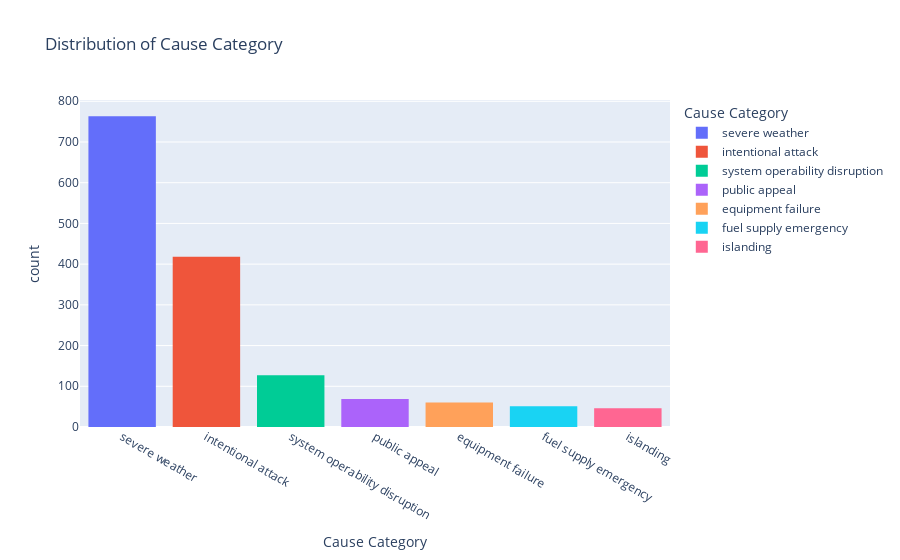

The notebook cell saved with this chart:
### Markdown cell above
### Analysis 1) Distribution of Cause Category

### Code cell
# Create the distribution plot using Plotly Express
fig = px.histogram(df, x='CAUSE.CATEGORY', 
                   title='Distribution of Cause Category', 
                   labels={'CAUSE.CATEGORY': 'Cause Category'}, 
                   color='CAUSE.CATEGORY', 
                   category_orders={'CAUSE.CATEGORY': df['CAUSE.CATEGORY'].value_counts().index.tolist()},
)

# Show the figure
fig.show()

fig.write_html('uni_dist.html', include_plotlyjs='cdn')

### Figure 1 — Plotly figure (JSON) as saved in the notebook; plotly's stock layout.template omitted (floating-point values rounded to 4 significant figures; data arrays with more than 128 entries replaced by an {"elided": "..."} marker saying what was removed)
{"data": [{"alignmentgroup": "True", "bingroup": "x", "hovertemplate": "Cause Category=%{x}<br>count=%{y}<extra></extra>", "legendgroup": "severe weather", "marker": {"color": "#636efa", "pattern": {"shape": ""}}, "name": "severe weather", "offsetgroup": "severe weather", "orientation": "v", "showlegend": true, "type": "histogram", "x": {"elided": "763 str values"}, "xaxis": "x", "yaxis": "y"}, {"alignmentgroup": "True", "bingroup": "x", "hovertemplate": "Cause Category=%{x}<br>count=%{y}<extra></extra>", "legendgroup": "intentional attack", "marker": {"color": "#EF553B", "pattern": {"shape": ""}}, "name": "intentional attack", "offsetgroup": "intentional attack", "orientation": "v", "showlegend": true, "type": "histogram", "x": {"elided": "418 str values"}, "xaxis": "x", "yaxis": "y"}, {"alignmentgroup": "True", "bingroup": "x", "hovertemplate": "Cause Category=%{x}<br>count=%{y}<extra></extra>", "legendgroup": "system operability disruption", "marker": {"color": "#00cc96", "pattern": {"shape": ""}}, "name": "system operability disruption", "offsetgroup": "system operability disruption", "orientation": "v", "showlegend": true, "type": "histogram", "x": ["system operability disruption", "system operability disruption", "system operability disruption", "system operability disruption", "system operability disruption", "system operability disruption", "system operability disruption", "system operability disruption", "system operability disruption", "system operability disruption", "system operability disruption", "system operability disruption", "system operability disruption", "system operability disruption", "system operability disruption", "system operability disruption", "system operability disruption", "system operability disruption", "system operability disruption", "system operability disruption", "system operability disruption", "system operability disruption", "system operability disruption", "system operability disruption", "system operability disruption", "system operability disruption", "system operability disruption", "system operability disruption", "system operability disruption", "system operability disruption", "system operability disruption", "system operability disruption", "system operability disruption", "system operability disruption", "system operability disruption", "system operability disruption", "system operability disruption", "system operability disruption", "system operability disruption", "system operability disruption", "system operability disruption", "system operability disruption", "system operability disruption", "system operability disruption", "system operability disruption", "system operability disruption", "system operability disruption", "system operability disruption", "system operability disruption", "system operability disruption", "system operability disruption", "system operability disruption", "system operability disruption", "system operability disruption", "system operability disruption", "system operability disruption", "system operability disruption", "system operability disruption", "system operability disruption", "system operability disruption", "system operability disruption", "system operability disruption", "system operability disruption", "system operability disruption", "system operability disruption", "system operability disruption", "system operability disruption", "system operability disruption", "system operability disruption", "system operability disruption", "system operability disruption", "system operability disruption", "system operability disruption", "system operability disruption", "system operability disruption", "system operability disruption", "system operability disruption", "system operability disruption", "system operability disruption", "system operability disruption", "system operability disruption", "system operability disruption", "system operability disruption", "system operability disruption", "system operability disruption", "system operability disruption", "system operability disruption", "system operability disruption", "system operability disruption", "system operability disruption", "system operability disruption", "system operability disruption", "system operability disruption", "system operability disruption", "system operability disruption", "system operability disruption", "system operability disruption", "system operability disruption", "system operability disruption", "system operability disruption", "system operability disruption", "system operability disruption", "system operability disruption", "system operability disruption", "system operability disruption", "system operability disruption", "system operability disruption", "system operability disruption", "system operability disruption", "system operability disruption", "system operability disruption", "system operability disruption", "system operability disruption", "system operability disruption", "system operability disruption", "system operability disruption", "system operability disruption", "system operability disruption", "system operability disruption", "system operability disruption", "system operability disruption", "system operability disruption", "system operability disruption", "system operability disruption", "system operability disruption", "system operability disruption", "system operability disruption"], "xaxis": "x", "yaxis": "y"}, {"alignmentgroup": "True", "bingroup": "x", "hovertemplate": "Cause Category=%{x}<br>count=%{y}<extra></extra>", "legendgroup": "public appeal", "marker": {"color": "#ab63fa", "pattern": {"shape": ""}}, "name": "public appeal", "offsetgroup": "public appeal", "orientation": "v", "showlegend": true, "type": "histogram", "x": ["public appeal", "public appeal", "public appeal", "public appeal", "public appeal", "public appeal", "public appeal", "public appeal", "public appeal", "public appeal", "public appeal", "public appeal", "public appeal", "public appeal", "public appeal", "public appeal", "public appeal", "public appeal", "public appeal", "public appeal", "public appeal", "public appeal", "public appeal", "public appeal", "public appeal", "public appeal", "public appeal", "public appeal", "public appeal", "public appeal", "public appeal", "public appeal", "public appeal", "public appeal", "public appeal", "public appeal", "public appeal", "public appeal", "public appeal", "public appeal", "public appeal", "public appeal", "public appeal", "public appeal", "public appeal", "public appeal", "public appeal", "public appeal", "public appeal", "public appeal", "public appeal", "public appeal", "public appeal", "public appeal", "public appeal", "public appeal", "public appeal", "public appeal", "public appeal", "public appeal", "public appeal", "public appeal", "public appeal", "public appeal", "public appeal", "public appeal", "public appeal", "public appeal", "public appeal"], "xaxis": "x", "yaxis": "y"}, {"alignmentgroup": "True", "bingroup": "x", "hovertemplate": "Cause Category=%{x}<br>count=%{y}<extra></extra>", "legendgroup": "equipment failure", "marker": {"color": "#FFA15A", "pattern": {"shape": ""}}, "name": "equipment failure", "offsetgroup": "equipment failure", "orientation": "v", "showlegend": true, "type": "histogram", "x": ["equipment failure", "equipment failure", "equipment failure", "equipment failure", "equipment failure", "equipment failure", "equipment failure", "equipment failure", "equipment failure", "equipment failure", "equipment failure", "equipment failure", "equipment failure", "equipment failure", "equipment failure", "equipment failure", "equipment failure", "equipment failure", "equipment failure", "equipment failure", "equipment failure", "equipment failure", "equipment failure", "equipment failure", "equipment failure", "equipment failure", "equipment failure", "equipment failure", "equipment failure", "equipment failure", "equipment failure", "equipment failure", "equipment failure", "equipment failure", "equipment failure", "equipment failure", "equipment failure", "equipment failure", "equipment failure", "equipment failure", "equipment failure", "equipment failure", "equipment failure", "equipment failure", "equipment failure", "equipment failure", "equipment failure", "equipment failure", "equipment failure", "equipment failure", "equipment failure", "equipment failure", "equipment failure", "equipment failure", "equipment failure", "equipment failure", "equipment failure", "equipment failure", "equipment failure", "equipment failure"], "xaxis": "x", "yaxis": "y"}, {"alignmentgroup": "True", "bingroup": "x", "hovertemplate": "Cause Category=%{x}<br>count=%{y}<extra></extra>", "legendgroup": "fuel supply emergency", "marker": {"color": "#19d3f3", "pattern": {"shape": ""}}, "name": "fuel supply emergency", "offsetgroup": "fuel supply emergency", "orientation": "v", "showlegend": true, "type": "histogram", "x": ["fuel supply emergency", "fuel supply emergency", "fuel supply emergency", "fuel supply emergency", "fuel supply emergency", "fuel supply emergency", "fuel supply emergency", "fuel supply emergency", "fuel supply emergency", "fuel supply emergency", "fuel supply emergency", "fuel supply emergency", "fuel supply emergency", "fuel supply emergency", "fuel supply emergency", "fuel supply emergency", "fuel supply emergency", "fuel supply emergency", "fuel supply emergency", "fuel supply emergency", "fuel supply emergency", "fuel supply emergency", "fuel supply emergency", "fuel supply emergency", "fuel supply emergency", "fuel supply emergency", "fuel supply emergency", "fuel supply emergency", "fuel supply emergency", "fuel supply emergency", "fuel supply emergency", "fuel supply emergency", "fuel supply emergency", "fuel supply emergency", "fuel supply emergency", "fuel supply emergency", "fuel supply emergency", "fuel supply emergency", "fuel supply emergency", "fuel supply emergency", "fuel supply emergency", "fuel supply emergency", "fuel supply emergency", "fuel supply emergency", "fuel supply emergency", "fuel supply emergency", "fuel supply emergency", "fuel supply emergency", "fuel supply emergency", "fuel supply emergency", "fuel supply emergency"], "xaxis": "x", "yaxis": "y"}, {"alignmentgroup": "True", "bingroup": "x", "hovertemplate": "Cause Category=%{x}<br>count=%{y}<extra></extra>", "legendgroup": "islanding", "marker": {"color": "#FF6692", "pattern": {"shape": ""}}, "name": "islanding", "offsetgroup": "islanding", "orientation": "v", "showlegend": true, "type": "histogram", "x": ["islanding", "islanding", "islanding", "islanding", "islanding", "islanding", "islanding", "islanding", "islanding", "islanding", "islanding", "islanding", "islanding", "islanding", "islanding", "islanding", "islanding", "islanding", "islanding", "islanding", "islanding", "islanding", "islanding", "islanding", "islanding", "islanding", "islanding", "islanding", "islanding", "islanding", "islanding", "islanding", "islanding", "islanding", "islanding", "islanding", "islanding", "islanding", "islanding", "islanding", "islanding", "islanding", "islanding", "islanding", "islanding", "islanding"], "xaxis": "x", "yaxis": "y"}], "layout": {"autosize": true, "barmode": "relative", "legend": {"title": {"text": "Cause Category"}, "tracegroupgap": 0}, "title": {"text": "Distribution of Cause Category"}, "xaxis": {"anchor": "y", "autorange": true, "categoryarray": ["severe weather", "intentional attack", "system operability disruption", "public appeal", "equipment failure", "fuel supply emergency", "islanding"], "categoryorder": "array", "domain": [0, 1], "range": [-0.5, 6.5], "title": {"text": "Cause Category"}, "type": "category"}, "yaxis": {"anchor": "x", "autorange": true, "domain": [0, 1], "range": [0, 803.2], "title": {"text": "count"}}}}
